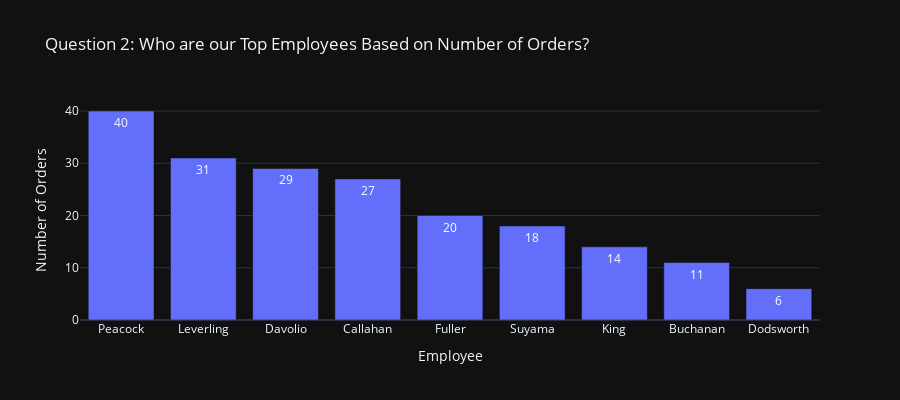

Here is the notebook cell this chart was saved with:
### Code cell
# Vertical Bar Chart:  Inventory value by Category
fig = px.bar(df_prod_cat_by_catname, 
             x='LastName', 
             y='ShipperID',
             width=900,
             height=400,
             template='plotly_dark',
             labels = {'ShipperID':'Number of Orders', 'LastName':'Employee'},
             text = 'ShipperID',
             title='Question 2: Who are our Top Employees Based on Number of Orders?')

fig.update_layout(xaxis={'categoryorder':'total descending'})

fig.show()

### Figure 1 — Plotly figure (JSON) as saved in the notebook; plotly's stock layout.template omitted (floating-point values rounded to 4 significant figures)
{"data": [{"alignmentgroup": "True", "hovertemplate": "Employee=%{x}<br>Number of Orders=%{text}<extra></extra>", "legendgroup": "", "marker": {"color": "#636efa"}, "name": "", "offsetgroup": "", "orientation": "v", "showlegend": false, "text": [11, 27, 29, 6, 20, 14, 31, 40, 18], "textposition": "auto", "type": "bar", "x": ["Buchanan", "Callahan", "Davolio", "Dodsworth", "Fuller", "King", "Leverling", "Peacock", "Suyama"], "xaxis": "x", "y": [11, 27, 29, 6, 20, 14, 31, 40, 18], "yaxis": "y"}], "layout": {"barmode": "relative", "height": 400, "legend": {"tracegroupgap": 0}, "title": {"text": "Question 2: Who are our Top Employees Based on Number of Orders?"}, "width": 900, "xaxis": {"anchor": "y", "autorange": true, "categoryorder": "total descending", "domain": [0, 1], "range": [-0.5, 8.5], "title": {"text": "Employee"}, "type": "category"}, "yaxis": {"anchor": "x", "autorange": true, "domain": [0, 1], "range": [0, 42.11], "title": {"text": "Number of Orders"}, "type": "linear"}}}
